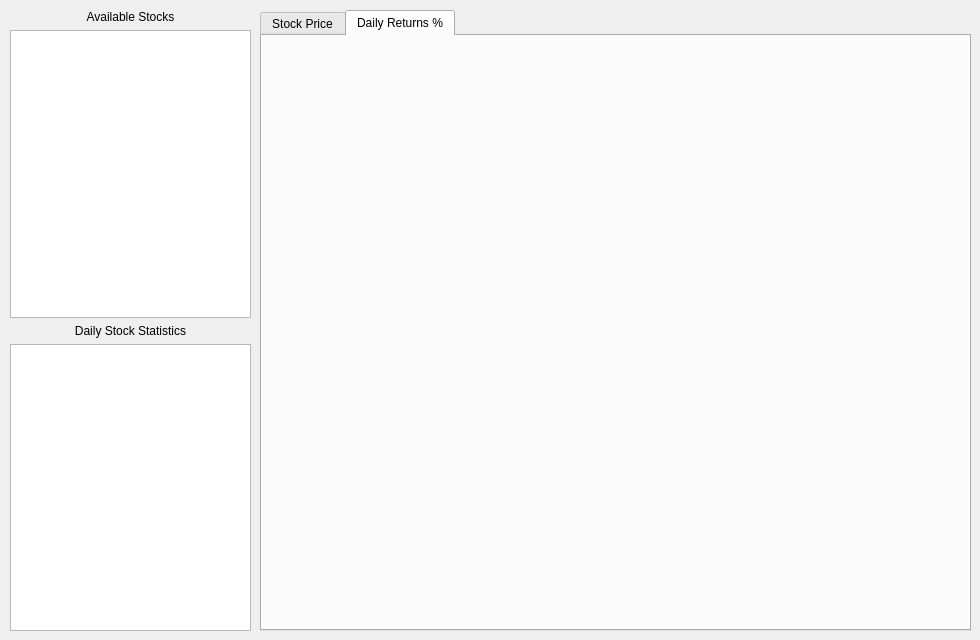
<?xml version="1.0" encoding="UTF-8"?>
<ui version="4.0">
 <class>StockAnalysis</class>
 <widget class="QWidget" name="StockAnalysis">
  <property name="geometry">
   <rect>
    <x>0</x>
    <y>0</y>
    <width>980</width>
    <height>640</height>
   </rect>
  </property>
  <property name="minimumSize">
   <size>
    <width>980</width>
    <height>640</height>
   </size>
  </property>
  <property name="maximumSize">
   <size>
    <width>980</width>
    <height>640</height>
   </size>
  </property>
  <property name="windowTitle">
   <string>Stock Data</string>
  </property>
  <widget class="QWidget" name="verticalLayoutWidget">
   <property name="geometry">
    <rect>
     <x>10</x>
     <y>10</y>
     <width>241</width>
     <height>621</height>
    </rect>
   </property>
   <layout class="QVBoxLayout" name="verticalLayout">
    <item>
     <widget class="QLabel" name="label">
      <property name="text">
       <string>Available Stocks</string>
      </property>
      <property name="alignment">
       <set>Qt::AlignCenter</set>
      </property>
     </widget>
    </item>
    <item>
     <widget class="QListWidget" name="analysisChoice"/>
    </item>
    <item>
     <widget class="QLabel" name="label_4">
      <property name="text">
       <string>Daily Stock Statistics</string>
      </property>
      <property name="alignment">
       <set>Qt::AlignCenter</set>
      </property>
     </widget>
    </item>
    <item>
     <widget class="QTextEdit" name="analysisText">
      <property name="textInteractionFlags">
       <set>Qt::NoTextInteraction</set>
      </property>
     </widget>
    </item>
   </layout>
  </widget>
  <widget class="QWidget" name="verticalLayoutWidget_2">
   <property name="geometry">
    <rect>
     <x>260</x>
     <y>10</y>
     <width>711</width>
     <height>621</height>
    </rect>
   </property>
   <layout class="QVBoxLayout" name="graphLayout">
    <item>
     <widget class="QTabWidget" name="tabWidget">
      <property name="tabPosition">
       <enum>QTabWidget::North</enum>
      </property>
      <property name="tabShape">
       <enum>QTabWidget::Rounded</enum>
      </property>
      <property name="currentIndex">
       <number>1</number>
      </property>
      <property name="iconSize">
       <size>
        <width>24</width>
        <height>24</height>
       </size>
      </property>
      <property name="tabBarAutoHide">
       <bool>false</bool>
      </property>
      <widget class="QWidget" name="graph1">
       <attribute name="title">
        <string>Stock Price</string>
       </attribute>
       <layout class="QGridLayout" name="gridLayout_3">
        <item row="0" column="0">
         <layout class="QGridLayout" name="graphLayout1"/>
        </item>
       </layout>
      </widget>
      <widget class="QWidget" name="graph2">
       <attribute name="title">
        <string>Daily Returns %</string>
       </attribute>
       <layout class="QGridLayout" name="gridLayout_4">
        <item row="0" column="0">
         <layout class="QGridLayout" name="graphLayout2"/>
        </item>
       </layout>
      </widget>
     </widget>
    </item>
   </layout>
  </widget>
 </widget>
 <resources/>
 <connections/>
</ui>
